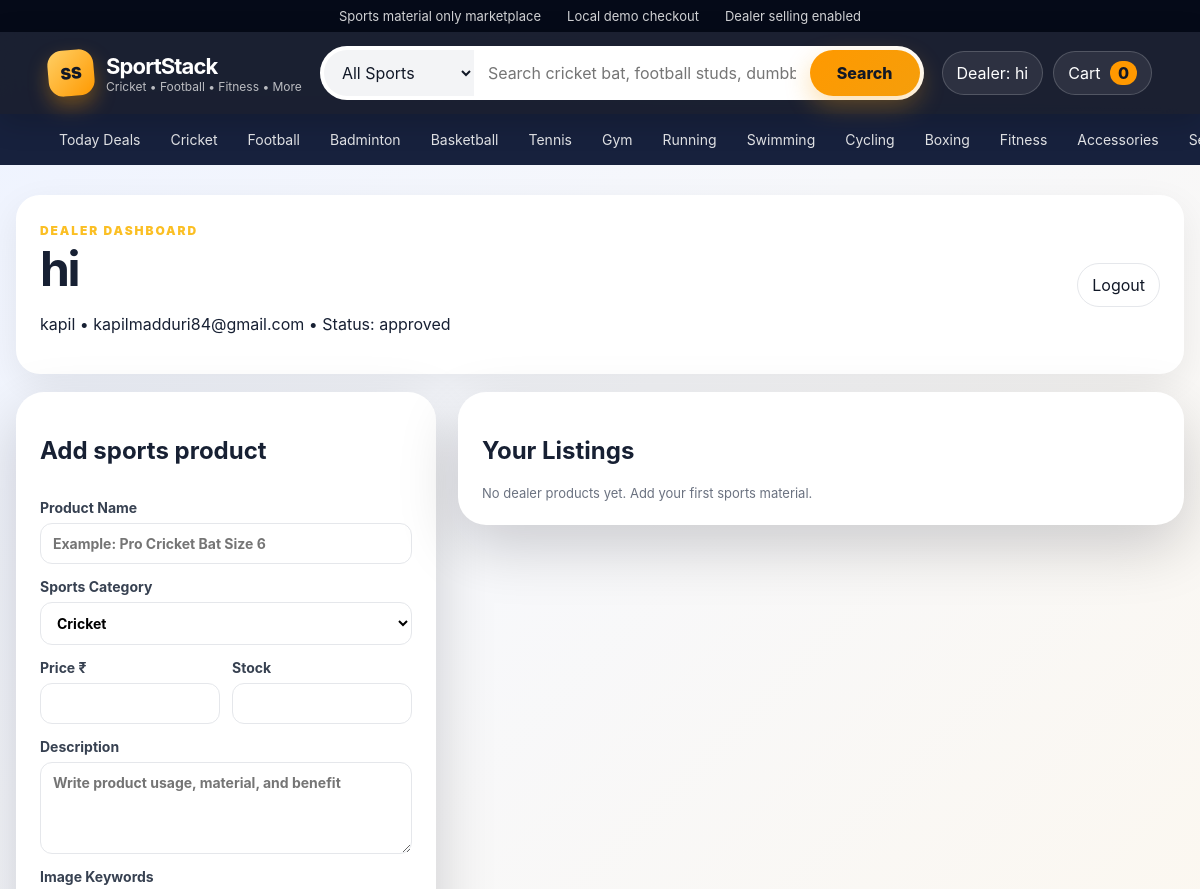
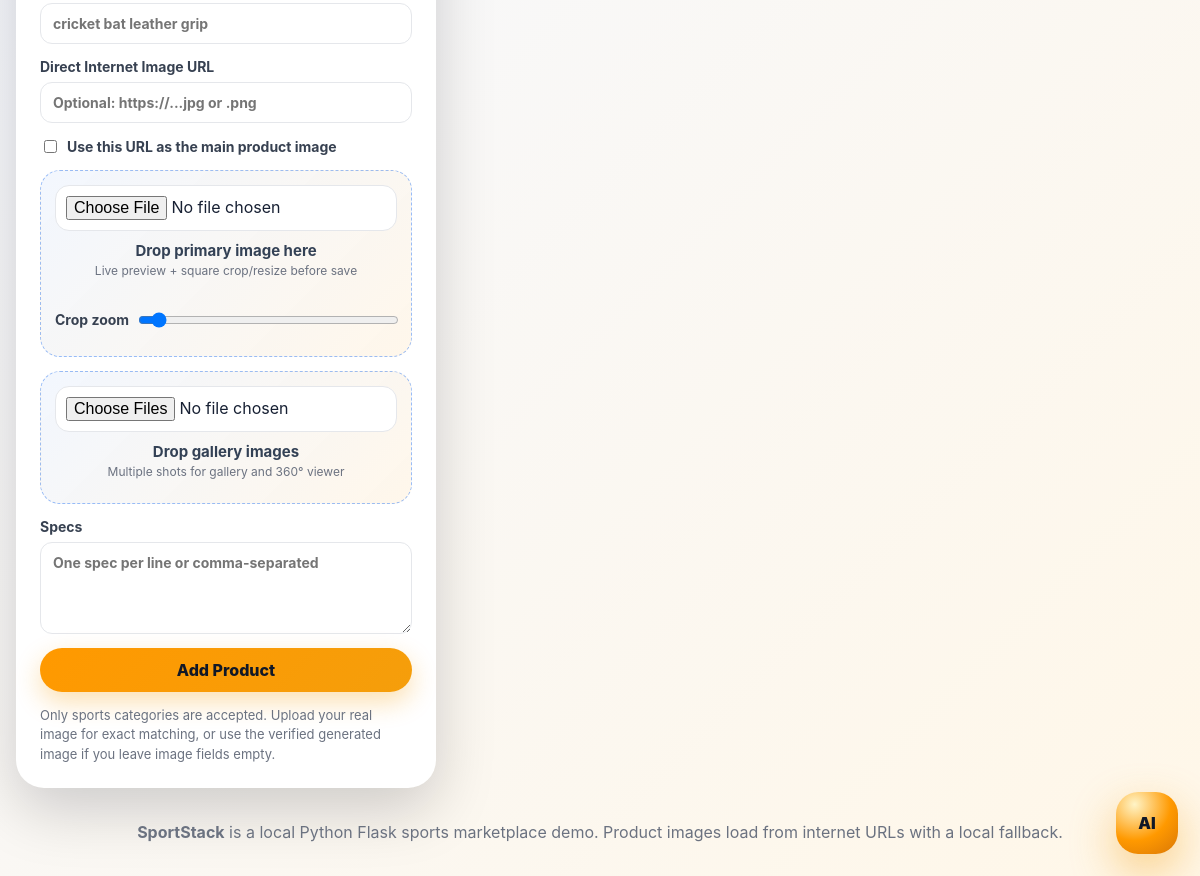
Screenshot of /dealer/dashboard (signed in) with the database file from the repository (2 pictures, top to bottom).
### tables this page shows
CREATE TABLE dealers (
            id INTEGER PRIMARY KEY AUTOINCREMENT,
            business_name TEXT NOT NULL,
            owner_name TEXT NOT NULL,
            email TEXT NOT NULL UNIQUE,
            phone TEXT NOT NULL,
            address TEXT NOT NULL,
            password_hash TEXT NOT NULL,
            status TEXT NOT NULL DEFAULT 'approved',
            created_at TEXT NOT NULL
        );

### app.py (the view)
@app.route("/dealer/dashboard")
@dealer_required
def dealer_dashboard():
    dealer_id = session.get("dealer_id")
    db = get_db()
    dealer = db.execute("SELECT * FROM dealers WHERE id=?", (dealer_id,)).fetchone()
    if not dealer:
        session.pop("dealer_id", None)
        session.pop("dealer_name", None)
        flash("Dealer account not found. Please login again.", "warning")
        return redirect(url_for("dealer_login"))
    products = db.execute("SELECT * FROM products WHERE dealer_id=? ORDER BY id DESC", (dealer_id,)).fetchall()
    product_galleries = {product["id"]: get_product_gallery(product) for product in products}
    return render_template("dealer_dashboard.html", dealer=dealer, products=products, categories=SPORT_CATEGORIES, product_galleries=product_galleries)

### app.py (called while the page is built)
def get_db():
    if "db" not in g:
        Path(app.config["DATABASE"]).parent.mkdir(parents=True, exist_ok=True)
        g.db = sqlite3.connect(app.config["DATABASE"])
        g.db.row_factory = sqlite3.Row
        g.db.execute("PRAGMA foreign_keys = ON")
    return g.db

@app.before_request
def ensure_csrf_token():
    session.permanent = False
    if "csrf_token" not in session:
        session["csrf_token"] = secrets.token_urlsafe(32)

@app.after_request
def add_security_headers(response):
    response.headers["X-Content-Type-Options"] = "nosniff"
    response.headers["X-Frame-Options"] = "DENY"
    response.headers["Referrer-Policy"] = "strict-origin-when-cross-origin"
    response.headers["Permissions-Policy"] = "camera=(), microphone=(), geolocation=()"
    return response

@app.context_processor
def inject_globals():
    return {
        "csrf_token": session.get("csrf_token", ""),
        "cart_count": get_cart_count(),
        "categories": get_categories(),
        "rupee": lambda amount: f"₹{int(amount):,}",
        "dealer_logged_in": bool(session.get("dealer_id")),
        "dealer_name": session.get("dealer_name", ""),
        "admin_logged_in": bool(session.get("admin_logged_in")),
        "image_src": product_image_src,
        "fallback_img": url_for("static", filename="images/sports-fallback.svg"),
    }

def dealer_required(fn):
    @wraps(fn)
    def wrapper(*args, **kwargs):
        if not session.get("dealer_id"):
            flash("Please login as dealer first.", "warning")
            return redirect(url_for("dealer_login"))
        return fn(*args, **kwargs)
    return wrapper

def get_categories():
    db = get_db()
    rows = db.execute("SELECT DISTINCT category FROM products ORDER BY category").fetchall()
    result = [row["category"] for row in rows]
    for category in SPORT_CATEGORIES:
        if category not in result:
            result.append(category)
    return sorted(result)

def get_cart():
    cart = session.get("cart")
    if not isinstance(cart, dict):
        cart = {}
        session["cart"] = cart
    return cart

def get_cart_count():
    return sum(int(qty) for qty in get_cart().values())

### templates/dealer_dashboard.html (shortened to what this page needs)
{% extends "base.html" %}
{% block content %}
<section class="dashboard-head">
  <div>
    <span class="eyebrow">dealer dashboard</span>
    <h1>{{ dealer['business_name'] }}</h1>
    <p>{{ dealer['owner_name'] }} • {{ dealer['email'] }} • Status: {{ dealer['status'] }}</p>
  </div>
  <form method="post" action="{{ url_for('dealer_logout') }}">
    <button class="secondary-button">Logout</button>
  </form>
</section>
<section class="dashboard-grid">
  <form class="panel-card product-form" method="post" enctype="multipart/form-data" action="{{ url_for('dealer_add_product') }}">
    <h2>Add sports product</h2>
    <label>Product Name<input name="name" placeholder="Example: Pro Cricket Bat Size 6" required></label>
    <label>Sports Category
      <select name="category" required>
        {% for category in categories %}
          <option value="{{ category }}">{{ category }}</option>
        {% endfor %}
      </select>
    </label>
    <div class="two-cols">
      <label>Price ₹<input type="number" min="1" name="price" required></label>
      <label>Stock<input type="number" min="0" name="stock" required></label>
    </div>
    <label>Description<textarea name="description" placeholder="Write product usage, material, and benefit" required></textarea></label>
    <label>Image Keywords<input name="image_keywords" placeholder="cricket bat leather grip"></label>
    <label>Direct Internet Image URL<input name="remote_image" placeholder="Optional: https://...jpg or .png"></label>
    <label class="check-line"><input type="checkbox" name="use_remote_image"> Use this URL as the main product image</label>
    <div class="image-dropzone" data-image-uploader>
      <input type="file" name="image_file" accept=".png,.jpg,.jpeg,.webp,.gif,.svg,image/*">
      <div class="drop-copy"><strong>Drop primary image here</strong><span>Live preview + square crop/resize before save</span></div>
      <label class="crop-control">Crop zoom <input type="range" min="1" max="2.4" step="0.01" value="1" data-crop-zoom></label>
    </div>
    <div class="image-dropzone gallery-dropzone" data-gallery-uploader>
      <input type="file" name="gallery_images" multiple accept=".png,.jpg,.jpeg,.webp,.gif,.svg,image/*">
      <div class="drop-copy"><strong>Drop gallery images</strong><span>Multiple shots for gallery and 360° viewer</span></div>
    </div>
    <label>Specs<textarea name="specs" placeholder="One spec per line or comma-separated"></textarea></label>
    <button type="submit">Add Product</button>
    <p class="form-note">Only sports categories are accepted. Upload your real image for exact matching, or use the verified generated image if you leave image fields empty.</p>
  </form>
  <div class="panel-card">
    <h2>Your Listings</h2>
    {% if products %}
      <div class="dealer-list">
        {% for product in products %}
          {% set images = product_galleries.get(product['id'], []) %}
          <article class="dealer-item">
            <img src="{{ image_src(product) }}" onerror="this.src='{{ fallback_img }}'" alt="{{ product['name'] }}">
            <div>
              <strong>{{ product['name'] }}</strong>
              <span>{{ product['category'] }} • {{ rupee(product['price']) }} • {{ product['stock'] }} stock</span>
              <a href="{{ url_for('product_page', slug=product['slug']) }}">View Product</a>
            </div>
            <form method="post" enctype="multipart/form-data" action="{{ url_for('dealer_update_stock', product_id=product['id']) }}" class="inline-update stacked-update">
              <input type="hidden" name="csrf_token" value="{{ csrf_token }}">
              <input type="number" name="price" min="1" value="{{ product['price'] }}" aria-label="Price">
              <input type="number" name="stock" min="0" value="{{ product['stock'] }}" aria-label="Stock">
              <input type="url" name="remote_image" placeholder="Direct image URL" value="{{ product['remote_image'] }}">
              <label class="check-line"><input type="checkbox" name="use_remote_image"> URL main</label>
              <div class="image-dropzone compact-dropzone" data-image-uploader>
                <input type="file" name="image_file" accept=".png,.jpg,.jpeg,.webp,.gif,.svg,image/*">
                <input type="hidden" name="cropped_image_data" data-cropped-output>
                <div class="drop-copy"><strong>Replace main image</strong><span>drag/drop or select</span></div>
                <div class="preview-box" data-image-preview></div>
                <label class="crop-control">Crop zoom <input type="range" min="1" max="2.4" step="0.01" value="1" data-crop-zoom></label>
              </div>
              <div class="image-dropzone compact-dropzone" data-gallery-uploader>
                <input type="file" name="gallery_images" multiple accept=".png,.jpg,.jpeg,.webp,.gif,.svg,image/*">
                <div class="drop-copy"><strong>Add gallery images</strong><span>multiple allowed</span></div>
                <div class="preview-grid" data-gallery-preview></div>
              </div>
              <button>Save</button>
            </form>
            <div class="listing-gallery">
              {% for item in images[:8] %}
                <div class="listing-gallery-item">
                  <img src="{{ item.url }}" onerror="this.src='{{ fallback_img }}'" alt="{{ product['name'] }} gallery image">
                  <span>{{ item.source }}{% if item.is_primary %} • primary{% endif %}</span>
                  {% if not item.is_primary %}
                    <form method="post" action="{{ url_for('dealer_gallery_primary', product_id=product['id'], image_id=item.id) }}">
                      <input type="hidden" name="csrf_token" value="{{ csrf_token }}">
                      <button type="submit">Set main</button>
                    </form>
                    <form method="post" action="{{ url_for('dealer_gallery_delete', product_id=product['id'], image_id=item.id) }}">
                      <input type="hidden" name="csrf_token" value="{{ csrf_token }}">
                      <button type="submit" class="text-danger">Delete</button>
                    </form>
                  {% endif %}
                </div>
              {% endfor %}
            </div>
            <form method="post" action="{{ url_for('dealer_delete_product', product_id=product['id']) }}">
              <input type="hidden" name="csrf_token" value="{{ csrf_token }}">
              <button class="text-danger">Delete Product</button>
            </form>
          </article>
        {% endfor %}
      </div>
    {% else %}
      <p class="muted">No dealer products yet. Add your first sports material.</p>
    {% endif %}
  </div>
</section>
{% endblock %}

### rows the page displays
dealers: business_name "hi", owner_name "kapil", email "kapilmadduri84@gmail.com", status "approved"

### other values shown
{{ dealer_name }} "hi"
{{ cart_count }} "0"
{{ category }} "Cricket" "Football" "Badminton" "Basketball" "Tennis" "Gym" "Running" "Swimming" "Cycling" "Boxing" "Fitness" "Accessories"
form field category "Cricket"
